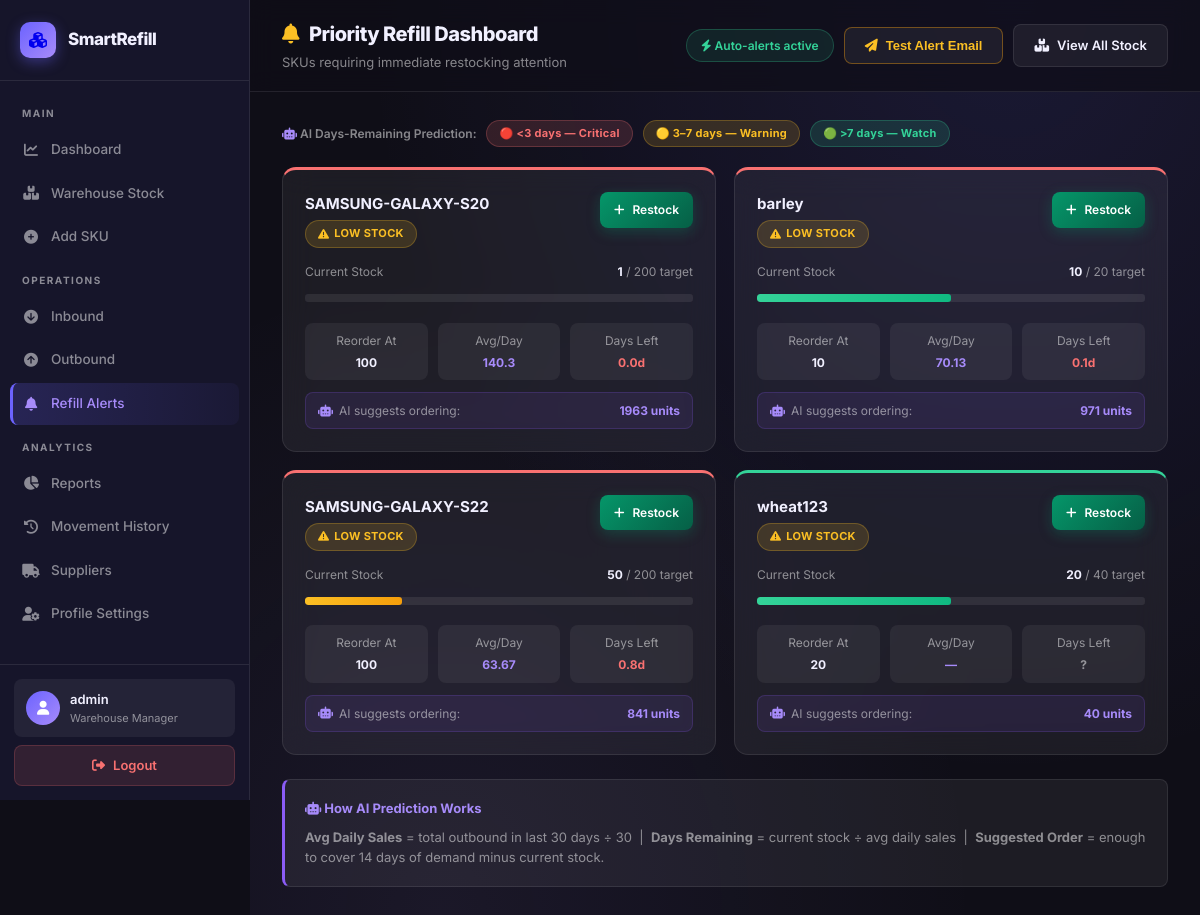
The app's page /refill (signed in) with its own data.
### tables this page shows
CREATE TABLE users (
    id INTEGER PRIMARY KEY AUTOINCREMENT,
    username TEXT UNIQUE NOT NULL,
    password TEXT NOT NULL,
    created_at TIMESTAMP DEFAULT CURRENT_TIMESTAMP
, email TEXT DEFAULT NULL, email_alerts INTEGER DEFAULT 1, smtp_email TEXT DEFAULT NULL, smtp_pass TEXT DEFAULT NULL, last_alert_sent TIMESTAMP DEFAULT NULL, emailjs_service_id TEXT DEFAULT NULL, emailjs_template_id TEXT DEFAULT NULL, emailjs_public_key TEXT DEFAULT NULL, emailjs_private_key TEXT DEFAULT NULL);

CREATE TABLE "products" (
                    id INTEGER PRIMARY KEY AUTOINCREMENT,
                    user_id INTEGER NOT NULL DEFAULT 1,
                    name TEXT NOT NULL,
                    category TEXT NOT NULL,
                    quantity INTEGER DEFAULT 0,
                    reorder_level INTEGER DEFAULT 10,
                    sales_count INTEGER DEFAULT 0,
                    created_at TIMESTAMP DEFAULT CURRENT_TIMESTAMP, cost_per_unit REAL DEFAULT 0.0, supplier_id INTEGER REFERENCES suppliers(id), expiry_date DATE DEFAULT NULL,
                    FOREIGN KEY (user_id) REFERENCES users(id) ON DELETE CASCADE,
                    UNIQUE(user_id, name)
                );

### app.py (the view)
@app.route("/refill")
@login_required
def refill():
    user_id = session['user_id']
    conn = get_connection()
    cur = conn.cursor()
    thirty_days_ago = (datetime.now() - timedelta(days=30)).strftime('%Y-%m-%d %H:%M:%S')
    cur.execute("""
        SELECT p.name, p.quantity, p.reorder_level, p.sales_count,
               COALESCE(SUM(CASE WHEN s.movement_type='OUT' AND s.timestamp > ? THEN s.quantity ELSE 0 END), 0) as out_30,
               sup.name, sup.phone, sup.email
        FROM products p
        LEFT JOIN stock_movements s ON p.name = s.product_name AND s.user_id = p.user_id
        LEFT JOIN suppliers sup ON p.supplier_id = sup.id
        WHERE p.user_id = ? AND p.quantity <= p.reorder_level
        GROUP BY p.name
    """, (thirty_days_ago, user_id))
    refill_list = []
    for row in cur.fetchall():
        name, qty, reorder, sales, out_30, sup_name, sup_phone, sup_email = row
        avg_daily = round(out_30 / 30, 2) if out_30 > 0 else 0
        if avg_daily > 0:
            days_remaining = round(qty / avg_daily, 1)
            suggested_qty = max(1, int(avg_daily * 14) - qty)
        else:
            days_remaining = None
            suggested_qty = reorder * 2
        refill_list.append({
            'name': name,
            'quantity': qty,
            'reorder': reorder,
            'sales': sales,
            'avg_daily': avg_daily,
            'days_remaining': days_remaining,
            'suggested_qty': suggested_qty,
            'supplier_name': sup_name,
            'supplier_phone': sup_phone,
            'supplier_email': sup_email,
        })
    conn.close()
    refill_list.sort(key=lambda x: (
        x['days_remaining'] is None,
        x['days_remaining'] if x['days_remaining'] is not None else float('inf')
    ))
    conn2 = get_connection()
    cur2  = conn2.cursor()
    cur2.execute(
        "SELECT email, emailjs_service_id, emailjs_template_id, emailjs_public_key, username "
        "FROM users WHERE id = ?",
        (session['user_id'],)
    )
    urow = cur2.fetchone()
    conn2.close()
    recipient_email, ejs_svc, ejs_tpl, ejs_key, uname = urow if urow else ('', '', '', '', '')
    emailjs_ok = bool(ejs_svc and ejs_tpl and ejs_key and recipient_email)
    return render_template(
        "refill.html",
        products=refill_list,
        emailjs_service_id=ejs_svc   or '',
        emailjs_template_id=ejs_tpl  or '',
        emailjs_public_key=ejs_key   or '',
        recipient_email=recipient_email or '',
        username=uname or session.get('username', 'User'),
        emailjs_ok=emailjs_ok,
    )

### app.py (called while the page is built)
def login_required(f):
    @wraps(f)
    def decorated_function(*args, **kwargs):
        if 'user_id' not in session:
            flash("Please log in first!", "error")
            return redirect("/login")
        return f(*args, **kwargs)
    return decorated_function

### database.py (called while the page is built)
def get_connection():
    conn = sqlite3.connect("inventory.db")
    conn.execute("PRAGMA foreign_keys = ON")
    return conn

### templates/refill.html (shortened to what this page needs)
<!DOCTYPE html>
<html lang="en">
<head>
    <link href="https://cdnjs.cloudflare.com/ajax/libs/font-awesome/6.5.0/css/all.min.css" rel="stylesheet">
    <link rel="stylesheet" href="/static/dark-theme.css">
</head>
<body>
    <aside class="sidebar">
        <a href="/dashboard" class="sidebar-brand">
            <div class="logo-icon"><i class="fas fa-cubes"></i></div><span>SmartRefill</span>
        </a>
        <nav class="sidebar-nav">
            <div class="sidebar-label">Main</div>
            <a href="/dashboard"><i class="fas fa-chart-line"></i> Dashboard</a>
            <a href="/products"><i class="fas fa-boxes"></i> Warehouse Stock</a>
            <a href="/add"><i class="fas fa-plus-circle"></i> Add SKU</a>
            <div class="sidebar-label">Operations</div>
            <a href="/inbound"><i class="fas fa-arrow-circle-down"></i> Inbound</a>
            <a href="/outbound"><i class="fas fa-arrow-circle-up"></i> Outbound</a>
            <a href="/refill" class="active"><i class="fas fa-bell"></i> Refill Alerts</a>
            <div class="sidebar-label">Analytics</div>
            <a href="/reports"><i class="fas fa-chart-pie"></i> Reports</a>
            <a href="/history"><i class="fas fa-history"></i> Movement History</a>
            <a href="/suppliers"><i class="fas fa-truck"></i> Suppliers</a>
            <a href="/profile"><i class="fas fa-user-cog"></i> Profile Settings</a>
        </nav>
        <div class="sidebar-footer">
            <div class="sidebar-user">
                <div class="user-avatar-circle"><i class="fas fa-user"></i></div>
                <div>
                    <div class="uname">{{ session.get('username','User') }}</div>
                    <div class="urole">Warehouse Manager</div>
                </div>
            </div>
            <a href="/logout" class="logout-btn"><i class="fas fa-sign-out-alt"></i> Logout</a>
        </div>
    </aside>
    <div class="main">
        <div class="topbar">
            <div class="topbar-left">
                <h1><i class="fas fa-bell" style="color:#fbbf24;margin-right:10px"></i>Priority Refill Dashboard</h1>
                <p>SKUs requiring immediate restocking attention</p>
            </div>
            <div class="topbar-right">
                <span
                    style="font-size:12px;color:#34d399;background:rgba(52,211,153,.1);border:1px solid rgba(52,211,153,.25);border-radius:20px;padding:6px 14px;font-weight:600">
                    <i class="fas fa-bolt"></i> Auto-alerts active
                </span>
                <form method="POST" action="/send-alert" style="display:inline">
                    <button type="submit" class="btn-ghost" id="btn-send-alert"
                        style="border-color:rgba(245,158,11,.4);color:#fbbf24"
                        title="Manually send a test alert email to verify your SMTP setup">
                        <i class="fas fa-paper-plane"></i> Test Alert Email
                    </button>
                </form>
                <a href="/products" class="btn-ghost"><i class="fas fa-boxes"></i> View All Stock</a>
            </div>
        </div>
        <div class="page-body">
            {% if products|length == 0 %}
            <div class="glass-card fade-in" style="padding:64px;text-align:center;border-top:3px solid var(--green)">
                <div
                    style="width:80px;height:80px;background:rgba(52,211,153,.15);border-radius:50%;display:inline-flex;align-items:center;justify-content:center;font-size:34px;color:var(--green);margin-bottom:20px">
                    <i class="fas fa-check-circle"></i>
                </div>
                <h3 style="font-size:22px;font-weight:800;margin-bottom:10px">All Stock Levels Healthy!</h3>
                <p style="color:var(--muted);max-width:400px;margin:0 auto">No SKUs currently require refill. Your
                    inventory is in great shape.</p>
            </div>
            {% else %}
            <div style="display:flex;gap:10px;flex-wrap:wrap;margin-bottom:20px;align-items:center" class="fade-in">
                <span style="color:var(--muted);font-size:12px;font-weight:600"><i class="fas fa-robot"
                        style="color:var(--primary2)"></i> AI Days-Remaining Prediction:</span>
                <span class="badge-pill"
                    style="background:rgba(248,113,113,.15);color:#f87171;border:1px solid rgba(248,113,113,.25)">🔴
                    &lt;3 days — Critical</span>
                <span class="badge-pill"
                    style="background:rgba(251,191,36,.15);color:#fbbf24;border:1px solid rgba(251,191,36,.25)">🟡 3–7
                    days — Warning</span>
                <span class="badge-pill"
                    style="background:rgba(52,211,153,.15);color:#34d399;border:1px solid rgba(52,211,153,.25)">🟢 &gt;7
                    days — Watch</span>
            </div>
            <div
                style="display:grid;grid-template-columns:repeat(auto-fill,minmax(300px,1fr));gap:18px;margin-bottom:24px">
                {% for p in products %}
                <div class="glass-card fade-in"
                    style="padding:22px;border-top:3px solid {% if p.quantity <= 0 %}var(--red){% elif p.days_remaining is not none and p.days_remaining < 3 %}var(--red){% elif p.days_remaining is not none and p.days_remaining < 7 %}#fbbf24{% else %}var(--green){% endif %};animation-delay:{{ loop.index0 * 0.05 }}s">
                    <div style="display:flex;justify-content:space-between;align-items:flex-start;margin-bottom:14px">
                        <div>
                            <div style="font-weight:700;font-size:15px;margin-bottom:4px">{{ p.name }}</div>
                            {% if p.quantity <= 0 %} <span class="badge-pill badge-critical"><i class="fas fa-fire"></i>
                                CRITICAL</span>
                                {% else %}
                                <span class="badge-pill badge-low"><i class="fas fa-exclamation-triangle"></i> LOW
                                    STOCK</span>
                                {% endif %}
                        </div>
                        <a href="/inbound?product={{ p.name }}" class="btn-success"
                            style="padding:8px 14px;font-size:12px;flex-shrink:0"><i class="fas fa-plus"></i>
                            Restock</a>
                    </div>
                    <div style="margin-bottom:14px">
                        <div
                            style="display:flex;justify-content:space-between;font-size:12px;color:var(--muted);margin-bottom:5px">
                            <span>Current Stock</span>
                            <span><strong style="color:var(--text)">{{ p.quantity }}</strong> / {{ p.reorder * 2 }}
                                target</span>
                        </div>
                        <div class="progress-track" style="width:100%;height:8px">
                            {% set pct = [(p.quantity / (p.reorder * 2 if p.reorder > 0 else 1) * 100)|int, 100]|min %}
                            <div class="progress-fill {% if pct < 25 %}fill-red{% elif pct < 50 %}fill-amber{% else %}fill-green{% endif %}"
                                style="width:{{ pct }}%"></div>
                        </div>
                    </div>
                    <div style="display:grid;grid-template-columns:1fr 1fr 1fr;gap:10px;font-size:12px">
                        <div style="text-align:center;background:var(--glass);border-radius:8px;padding:8px">
                            <div style="color:var(--muted);margin-bottom:3px">Reorder At</div>
                            <div style="font-weight:700;color:var(--text)">{{ p.reorder }}</div>
                        </div>
                        <div style="text-align:center;background:var(--glass);border-radius:8px;padding:8px">
                            <div style="color:var(--muted);margin-bottom:3px">Avg/Day</div>
                            <div style="font-weight:700;color:var(--primary2)">{{ p.avg_daily if p.avg_daily > 0 else
                                '—' }}</div>
                        </div>
                        <div style="text-align:center;background:var(--glass);border-radius:8px;padding:8px">
                            <div style="color:var(--muted);margin-bottom:3px">Days Left</div>
                            <div
                                style="font-weight:700;color:{% if p.days_remaining is none %}var(--muted){% elif p.days_remaining < 3 %}var(--red){% elif p.days_remaining < 7 %}#fbbf24{% else %}var(--green){% endif %}">
                                {% if p.days_remaining is none %}?{% else %}{{ p.days_remaining }}d{% endif %}
                            </div>
                        </div>
                    </div>
                    <div
                        style="margin-top:12px;padding:8px 12px;background:rgba(139,92,246,.1);border:1px solid rgba(139,92,246,.2);border-radius:8px;font-size:12px;display:flex;align-items:center;gap:6px">
                        <i class="fas fa-robot" style="color:#a78bfa"></i>
                        <span style="color:var(--muted)">AI suggests ordering:</span>
                        <strong style="color:#a78bfa;margin-left:auto">{{ p.suggested_qty }} units</strong>
                    </div>
                </div>
                {% endfor %}
            </div>
            <div class="info-box fade-in" style="border-left-color:#8b5cf6">
                <h6 style="color:#a78bfa"><i class="fas fa-robot"></i> How AI Prediction Works</h6>
                <p>
                    <strong>Avg Daily Sales</strong> = total outbound in last 30 days ÷ 30 &nbsp;|&nbsp;
                    <strong>Days Remaining</strong> = current stock ÷ avg daily sales &nbsp;|&nbsp;
                    <strong>Suggested Order</strong> = enough to cover 14 days of demand minus current stock.
                </p>
            </div>
            {% endif %}
        </div>
    </div>
</body>
</html>

### records on screen
users: get "admin"
products: name "SAMSUNG-GALAXY-S20", quantity "1", reorder "200", reorder "100", avg_daily "140.3", days_remaining "0.0", suggested_qty "1963"
products: name "barley", quantity "10", reorder "20", {{ pct }} 50 (drawn), reorder "10", avg_daily "70.13", days_remaining "0.1", suggested_qty "971"
products: name "SAMSUNG-GALAXY-S22", quantity "50", reorder "200", {{ pct }} 25 (drawn), reorder "100", avg_daily "63.67", days_remaining "0.8", suggested_qty "841"
products: name "wheat123", quantity "20", reorder "40", {{ pct }} 50 (drawn), reorder "20", avg_daily "—", suggested_qty "40"
